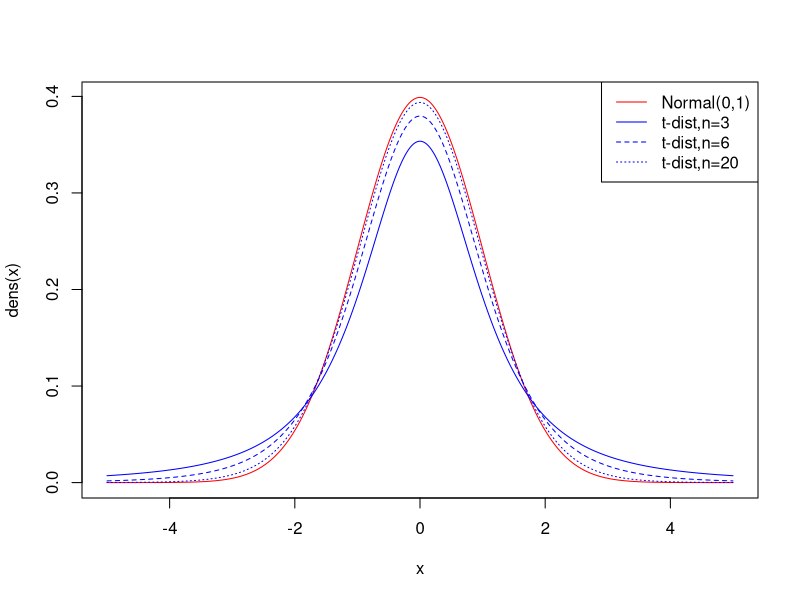
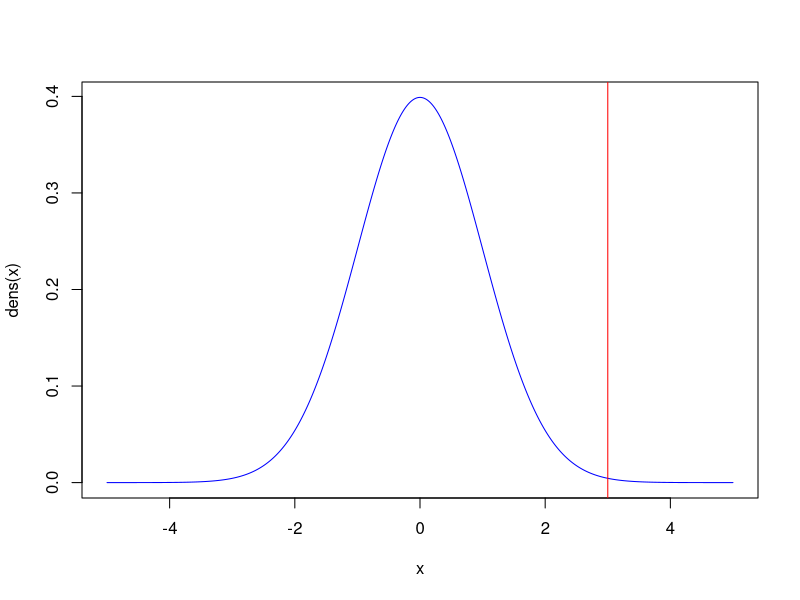
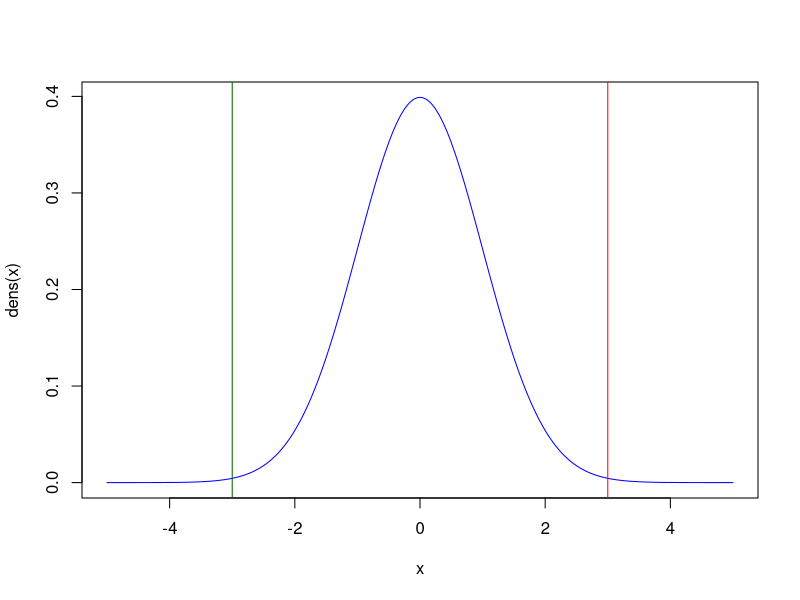

R code for these plots, in order:
## ---- chunk 1
simsamps <- function(sampsize, nsim = 10000, rsim = rnorm, ...){
  sims <- rsim(sampsize*nsim,...) # generate draws from a specified distribution
  simmat <- matrix(sample(sims), nrow=nsim, ncol=sampsize) # organize those draws into a matrix
  return(simmat) # provide the matrix as output
}
## ---- chunk 2
testmat <- simsamps(30,10000,rnorm) # generate matrix of 10,000 Normal data sets, each of size 30
dim(testmat) # dimensions of matrix
## ---- chunk 3
testmat <- simsamps(30,100,rnorm,mean=3,sd=5) # generate matrix of 100 Normal(3,5) data sets of size 30
## ---- chunk 4
testmean <- apply(testmat,1,mean)
testmedian <- apply(testmat,1,median)
## ---- chunk 5
curve(dnorm(x,mean=0,sd=1),from=-5,to=5,n=5000,col="red",ylab="dens(x)")
curve(dt(x,2),from=-5,to=5,n=5000,col="blue",lty=1,add=TRUE)
curve(dt(x,5),from=-5,to=5,n=5000,col="blue",lty=2,add=TRUE)
curve(dt(x,19),from=-5,to=5,n=5000,col="blue",lty=3,add=TRUE)
legend("topright",c("Normal(0,1)","t-dist,n=3","t-dist,n=6","t-dist,n=20"),lty=c(1,1,2,3),col=c("red","blue","blue","blue"))
## ---- chunk 6
curve(dnorm(x,mean=0,sd=1),from=-5,to=5,n=5000,col="blue",ylab="dens(x)")
abline(v=3,col="red")
## ---- chunk 7
curve(dnorm(x,mean=0,sd=1),from=-5,to=5,n=5000,col="blue",ylab="dens(x)")
abline(v=3,col="red")
abline(v=-3,col="dark green")
